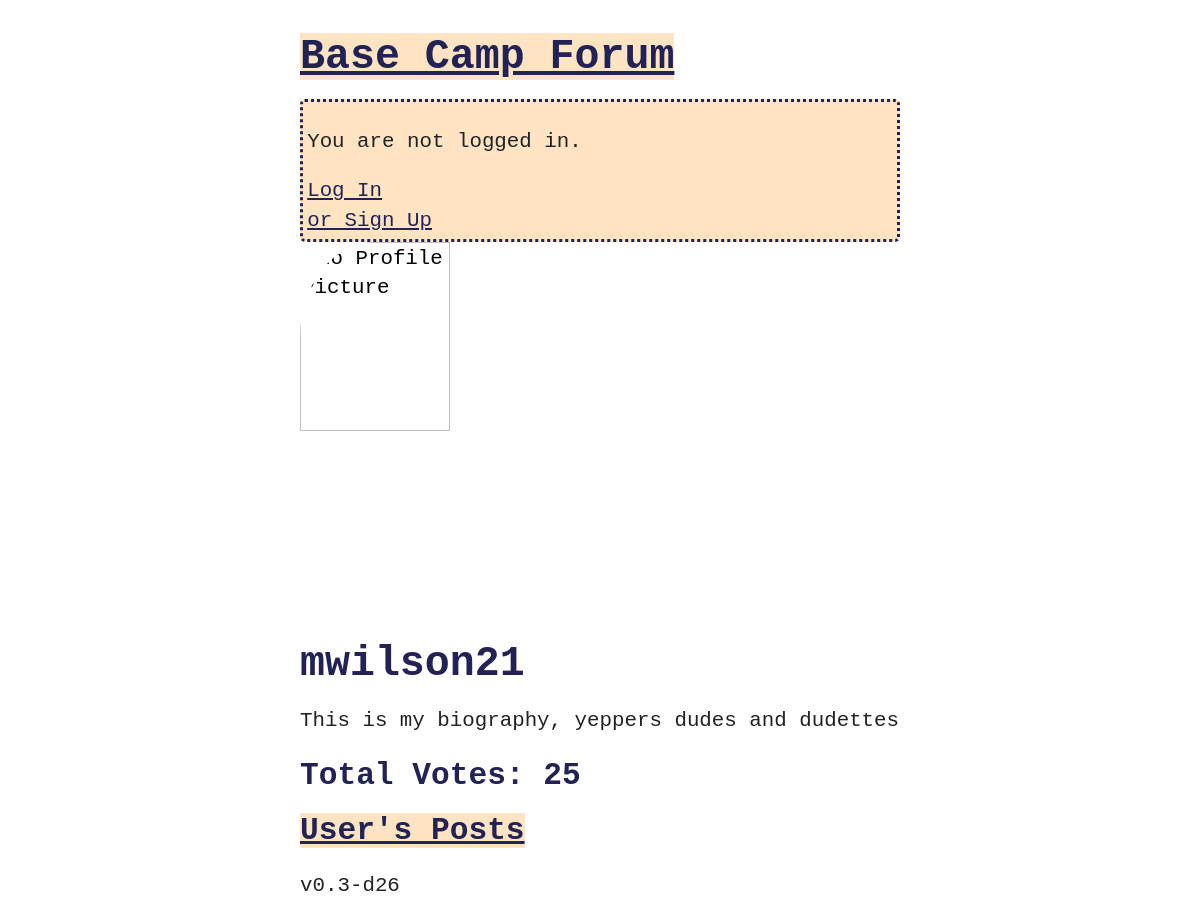
The page /user/mwilson21/ on the database as committed earlier.
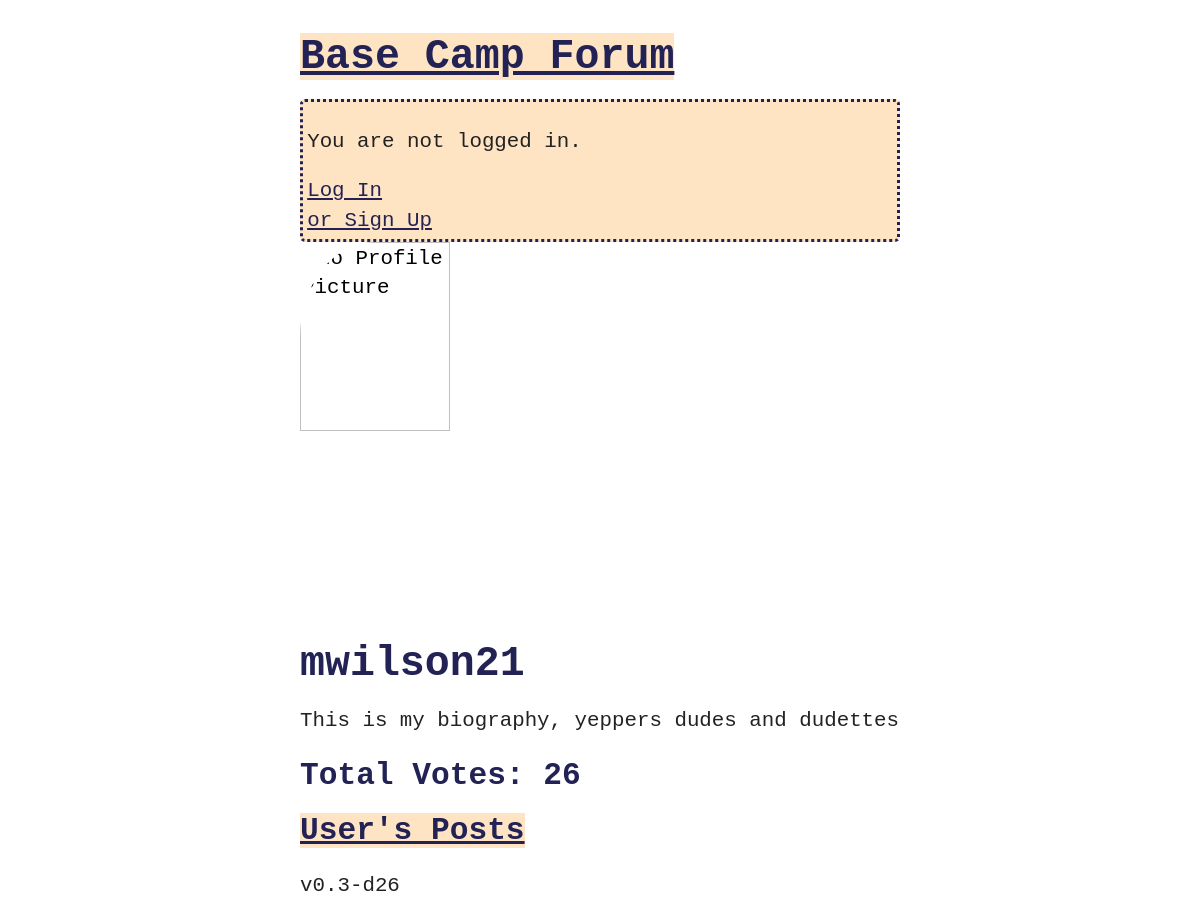
The same page on the database as committed later.
### accounts/models.py (models this page shows)
class CustomUser(AbstractUser):
    age = models.PositiveIntegerField(null=True, blank=True)
    bio = models.TextField(max_length=250, default="No bio entered")
    profile_picture_link = models.TextField(
        max_length=250,
        default="https://upload.wikimedia.org/wikipedia/en/1/1b/NPC_wojak_meme.png",
    )
    def total_votes(self):
        Vote = apps.get_model("blog", "Vote")
        return Vote.objects.filter(post__author__username=self.username).count()

### blog/views.py (the view)
class UserProfileView(DetailView):
    model = CustomUser
    template_name = "user_profile.html"
    slug_field = "username"
    slug_url_kwarg = "username"
    context_object_name = "currently_viewing_user"

### templates/user_profile.html (shortened to what this page needs)
{% extends 'base.html' %} {% block content %}
<img
  class="full-image"
  src="{{ currently_viewing_user.profile_picture_link }}"
  alt="No Profile Picture"
/>
<h1>{{ currently_viewing_user.username }}</h1>
<p>{{ currently_viewing_user.bio }}</p>
<h2>Total Votes: {{ currently_viewing_user.total_votes }}</h2>
<h2>
  <a href="{% url 'user_posts' currently_viewing_user.username %}"
    >User's Posts</a
  >
</h2>
{% endblock content %}

### templates/base.html (shortened to what this page needs)
{% load static %}
<html>
  <head>
    <link rel="stylesheet" href="{% static 'css/base.css' %}" />
  </head>
  <body>
    <div>
      <header>
        <div class="nav-left">
          <h1><a href="{% url 'home' 'top' %}">Base Camp Forum</a></h1>
        </div>
        {% if user.is_authenticated %}
        <p>
          Current User:
          <a href="{% url 'user_profile' user.username %}"
            >{{ user.username }}</a
          >
        </p>
        <div class="post-entry">
          <a href="{% url 'post_new' %}">New Post</a>
          <br />
          <a href="{% url 'logout' %}">Log Out</a>
          <br />
          <a href="{% url 'user_list' %}">View User List</a>
        </div>
        {% else %}
        <div class="post-entry">
          <p>You are not logged in.</p>
          <a href="{% url 'login' %}">Log In</a>
          <br />
          <a href="{% url 'signup' %}">or Sign Up</a>
        </div>
        {% endif %}
      </header>
      {% block content %} {% endblock content %}
      <p>v0.3-d26</p>
    </div>
  </body>
</html>

### static/css/base.css (style rules this page uses)
@media only screen and (min-width: 901px) { body { background-color: white; max-width: 50%; margin: 0 auto; padding-top: 2em; font-family: monospace; font-size: 1.6em; line-height: 1.4em; } }
p { color: #222; }
header, h1, h2, h3, a { color: #225; }
a { background: bisque; }
h1 { font-size: 2em; }
h2 { font-size: 1.5em; }
.post-entry { border-color: #225; border-style: dotted; border-radius: 5px; padding: 0.2em; background: bisque; }
img { vertical-align: middle; width: 50px; max-height: 100px; border-radius: 25%; }
.full-image { width: 50%; max-height: 100%; }

Rows that differ between the two databases and show on the page:
changed CustomUser "mwilson21": total_votes "25" → "26"
